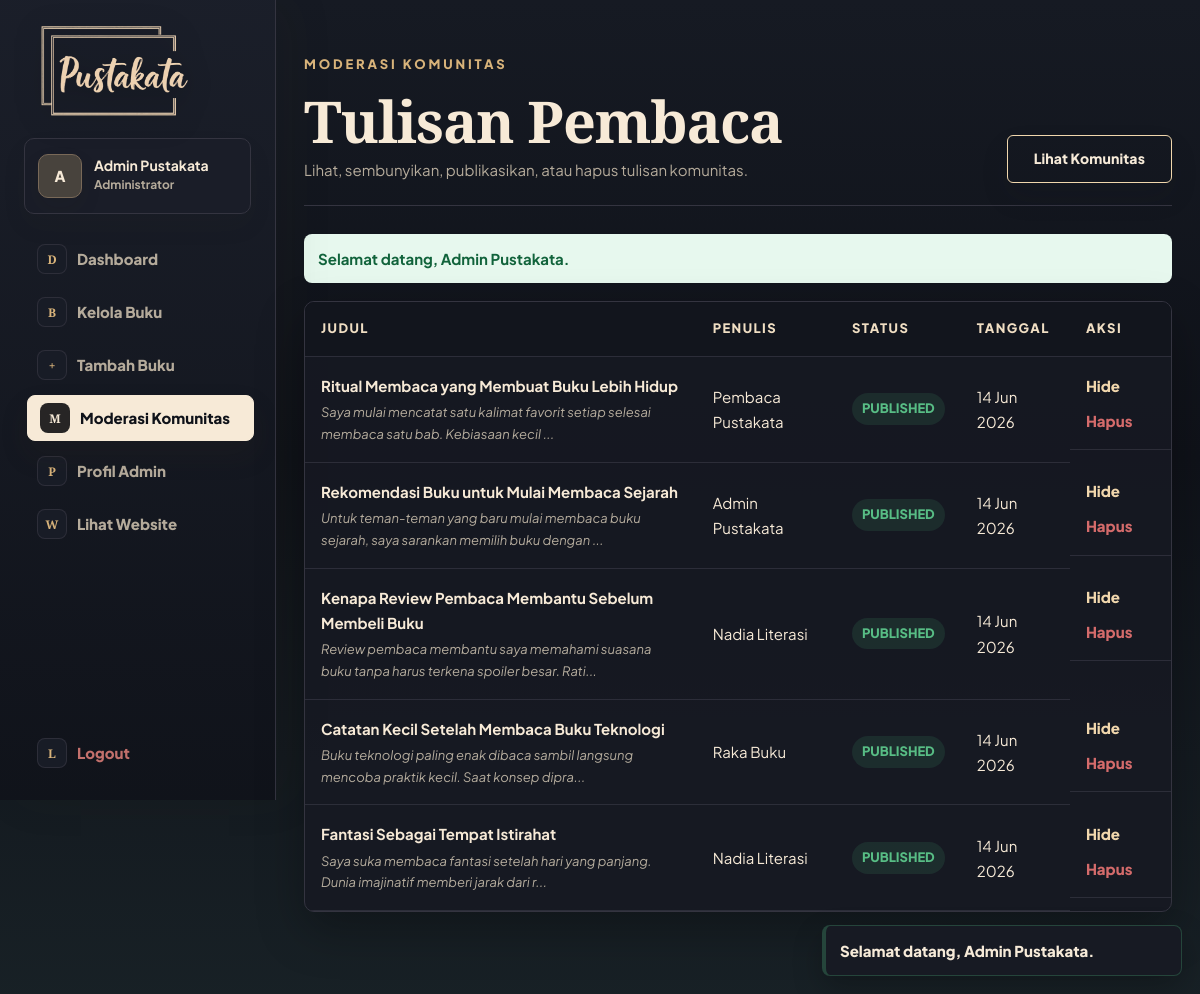
Screenshot of /admin/community-posts.php (signed in) with the database file from the repository.
### tables this page shows
CREATE TABLE IF NOT EXISTS community_posts (
    id INT AUTO_INCREMENT PRIMARY KEY,
    user_id INT NOT NULL,
    title VARCHAR(150) NOT NULL,
    content TEXT NOT NULL,
    status ENUM('published','hidden') NOT NULL DEFAULT 'published',
    created_at TIMESTAMP DEFAULT CURRENT_TIMESTAMP,
    updated_at TIMESTAMP DEFAULT CURRENT_TIMESTAMP ON UPDATE CURRENT_TIMESTAMP,
    CONSTRAINT fk_community_posts_user
        FOREIGN KEY (user_id) REFERENCES users(id)
        ON DELETE CASCADE,
    INDEX idx_community_posts_status (status),
    INDEX idx_community_posts_user (user_id),
    INDEX idx_community_posts_status_created (status, created_at),
    INDEX idx_community_posts_user_created (user_id, created_at)
);

CREATE TABLE IF NOT EXISTS users (
    id INT AUTO_INCREMENT PRIMARY KEY,
    nama VARCHAR(100) NOT NULL,
    email VARCHAR(120) NOT NULL UNIQUE,
    password VARCHAR(255) NOT NULL,
    role ENUM('admin', 'user') NOT NULL DEFAULT 'user',
    created_at TIMESTAMP DEFAULT CURRENT_TIMESTAMP
);

### admin/community-posts.php (the view, shortened to what this page needs)
<?php
require_once __DIR__ . "/../config/conn.php";
$posts = null;
if (HAS_COMMUNITY_POSTS_TABLE) {
    $posts = mysqli_query($conn, "SELECT cp.id, cp.title, cp.content, cp.status, cp.created_at, cp.updated_at, u.nama
        FROM community_posts cp
        INNER JOIN users u ON u.id = cp.user_id
        ORDER BY cp.created_at DESC");
}
?>
<!DOCTYPE html>
<html lang="id" data-theme="dark">
<head>
    <link rel="stylesheet" href="<?= e(asset('css/style.css')); ?>">
</head>
<body>
    <div class="admin-shell">
        <?php include partial_path('admin_sidebar.php'); ?>
        <main class="admin-main">
            <div class="admin-topbar reveal reveal-up">
                <div>
                    <p class="eyebrow">MODERASI KOMUNITAS</p>
                    <h1>Tulisan Pembaca</h1>
                    <p>Lihat, sembunyikan, publikasikan, atau hapus tulisan komunitas.</p>
                </div>
                <a href="<?= e(url('community.php')); ?>" class="btn btn-outline">Lihat Komunitas</a>
            </div>
            <?= flash_messages(); ?>
            <?php if (!HAS_COMMUNITY_POSTS_TABLE): ?>
                <section class="empty-state compact reveal reveal-up">
                    <h2>Tabel komunitas belum tersedia</h2>
                    <p>Import <strong>database/migrations/migration_add_community_posts.sql</strong> agar admin bisa moderasi tulisan.</p>
                </section>
            <?php else: ?>
                <div class="table-card reveal reveal-up">
                    <table class="data-table">
                        <thead>
                            <tr>
                                <th>Judul</th>
                                <th>Penulis</th>
                                <th>Status</th>
                                <th>Tanggal</th>
                                <th>Aksi</th>
                            </tr>
                        </thead>
                        <tbody>
                            <?php while ($post = mysqli_fetch_assoc($posts)): ?>
                                <tr>
                                    <td>
                                        <strong><?= e($post['title']); ?></strong>
                                        <span><?= e(substr(trim(preg_replace('/\s+/', ' ', $post['content'])), 0, 90)); ?><?= strlen($post['content']) > 90 ? '...' : ''; ?></span>
                                    </td>
                                    <td><?= e($post['nama']); ?></td>
                                    <td><span class="status-badge status-<?= e($post['status']); ?>"><?= e($post['status']); ?></span></td>
                                    <td><?= e(date('d M Y', strtotime($post['created_at']))); ?></td>
                                    <td class="action-cell community-action-cell">
                                        <?php if ($post['status'] === 'published'): ?>
                                            <form method="POST" class="inline-form" data-confirm="Sembunyikan tulisan &quot;<?= e($post['title']); ?>&quot;?">
                                                <button type="submit" class="link-button">Hide</button>
                                            </form>
                                        <?php endif; ?>
                                        <form method="POST" class="inline-form" data-confirm="Hapus permanen tulisan &quot;<?= e($post['title']); ?>&quot;?">
                                            <button type="submit" class="link-button danger">Hapus</button>
                                        </form>
                                    </td>
                                </tr>
                            <?php endwhile; ?>
                        </tbody>
                    </table>
                </div>
            <?php endif; ?>
        </main>
    </div>
</body>
</html>

### assets/css/components/feedback.css (style rules this page uses)
.password-toggle, .link-button { border: 0; background: transparent; color: var(--primary); cursor: pointer; font: inherit; font-weight: 900; }
.link-button.danger, .danger { color: #d46b6b; }
.inline-form { display: inline-flex; align-items: center; gap: 8px; }

### rows the page displays
community_posts: title "Ritual Membaca yang Membuat Buku Lebih Hidup", content "Saya mulai mencatat satu kalimat favorit setiap selesai membaca satu bab. Kebiasaan kecil", user.nama "Pembaca Pustakata", status "PUBLISHED", created_at "14 Jun 2026"
community_posts: title "Rekomendasi Buku untuk Mulai Membaca Sejarah", content "Untuk teman-teman yang baru mulai membaca buku sejarah, saya sarankan memilih buku dengan", user.nama "Admin Pustakata", status "PUBLISHED", created_at "14 Jun 2026"
community_posts: title "Kenapa Review Pembaca Membantu Sebelum Membeli Buku", content "Review pembaca membantu saya memahami suasana buku tanpa harus terkena spoiler besar. Rati", user.nama "Nadia Literasi", status "PUBLISHED", created_at "14 Jun 2026"
community_posts: title "Catatan Kecil Setelah Membaca Buku Teknologi", content "Buku teknologi paling enak dibaca sambil langsung mencoba praktik kecil. Saat konsep dipra", user.nama "Raka Buku", status "PUBLISHED", created_at "14 Jun 2026"
community_posts: title "Fantasi Sebagai Tempat Istirahat", content "Saya suka membaca fantasi setelah hari yang panjang. Dunia imajinatif memberi jarak dari r", user.nama "Nadia Literasi", status "PUBLISHED", created_at "14 Jun 2026"

### other values shown
substr(current_user_name(), 0, 1) "A"
current_user_name() "Admin Pustakata"
$flash['message'] "Selamat datang, Admin Pustakata."
